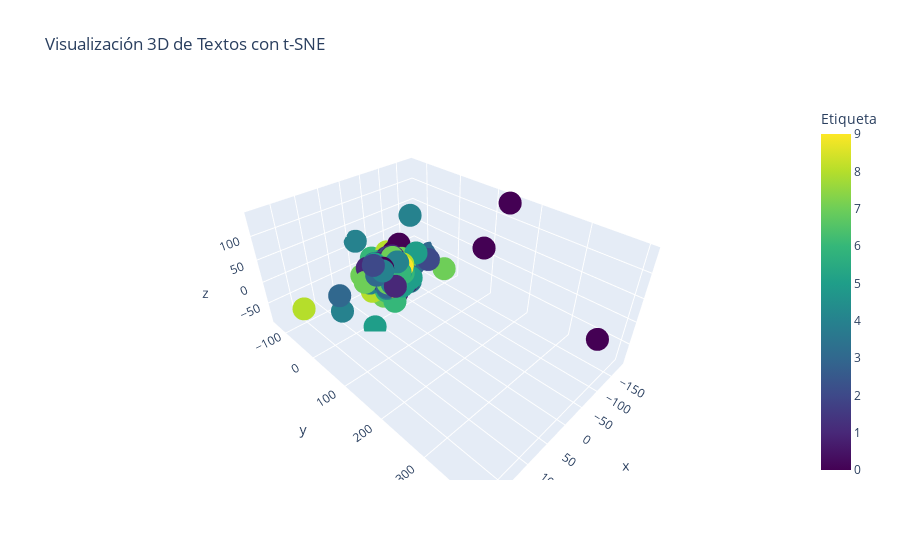

Notebook cell for this chart:
### Markdown cell above
### 2.2.1 Modeling with BERT - t-SNE 3D Visualization

### Code cell
# Reducir dimensionalidad a 3D usando t-SNE
tsne = TSNE(n_components=3, perplexity=1, random_state=42)
embeddings_3d = tsne.fit_transform(embeddings)

# Crear un DataFrame para las coordenadas 3D y las etiquetas
df_3d = pd.DataFrame(embeddings_3d, columns=['x', 'y', 'z'])
df_3d['label'] = df['label']

# Visualización en 3D con Plotly
fig = px.scatter_3d(df_3d, x='x', y='y', z='z', color='label',
                    title='Visualización 3D de Textos con t-SNE',
                    labels={'label': 'Etiqueta'},
                    color_continuous_scale=px.colors.sequential.Viridis)

fig.show()

### Figure 1 — Plotly figure (JSON) as saved in the notebook; plotly's stock layout.template omitted (floating-point values rounded to 4 significant figures; data arrays with more than 128 entries replaced by an {"elided": "..."} marker saying what was removed)
{"data": [{"hovertemplate": "x=%{x}<br>y=%{y}<br>z=%{z}<br>Etiqueta=%{marker.color}<extra></extra>", "legendgroup": "", "marker": {"color": {"elided": "139 int values"}, "coloraxis": "coloraxis", "symbol": "circle"}, "mode": "markers", "name": "", "scene": "scene", "showlegend": false, "type": "scatter3d", "x": {"elided": "139 float values"}, "y": {"elided": "139 float values"}, "z": {"elided": "139 float values"}}], "layout": {"coloraxis": {"colorbar": {"title": {"text": "Etiqueta"}}, "colorscale": [[0, "#440154"], [0.1111, "#482878"], [0.2222, "#3e4989"], [0.3333, "#31688e"], [0.4444, "#26828e"], [0.5556, "#1f9e89"], [0.6667, "#35b779"], [0.7778, "#6ece58"], [0.8889, "#b5de2b"], [1, "#fde725"]]}, "legend": {"tracegroupgap": 0}, "scene": {"domain": {"x": [0, 1], "y": [0, 1]}, "xaxis": {"title": {"text": "x"}}, "yaxis": {"title": {"text": "y"}}, "zaxis": {"title": {"text": "z"}}}, "title": {"text": "Visualización 3D de Textos con t-SNE"}}}
